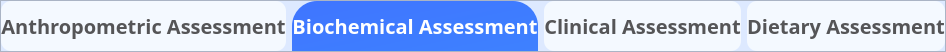
        <widget class="QFrame" name="frame_4">
         <property name="maximumSize">
          <size>
           <width>16777215</width>
           <height>50</height>
          </size>
         </property>
         <property name="styleSheet">
          <string notr="true">background-color: rgb(221, 233, 255);</string>
         </property>
         <property name="frameShape">
          <enum>QFrame::StyledPanel</enum>
         </property>
         <property name="frameShadow">
          <enum>QFrame::Raised</enum>
         </property>
         <layout class="QHBoxLayout" name="horizontalLayout_2">
          <property name="spacing">
           <number>6</number>
          </property>
          <property name="leftMargin">
           <number>0</number>
          </property>
          <property name="topMargin">
           <number>0</number>
          </property>
          <property name="rightMargin">
           <number>0</number>
          </property>
          <property name="bottomMargin">
           <number>0</number>
          </property>
          <item>
           <widget class="QPushButton" name="pushButton_6">
            <property name="minimumSize">
             <size>
              <width>0</width>
              <height>50</height>
             </size>
            </property>
            <property name="font">
             <font>
              <family>Bahnschrift Condensed</family>
              <pointsize>15</pointsize>
              <bold>true</bold>
             </font>
            </property>
            <property name="styleSheet">
             <string notr="true">QPushButton{
border-radius:10px;
background-color: rgb(244, 249, 255);
color: rgb(85, 85, 87);
}
QPushButton:hover{
	background-color: qlineargradient(spread:pad, x1:0, y1:0, x2:1, y2:1, stop:0 rgba(60, 160, 255, 255), stop:1 rgba(57, 179, 255, 255));
	color: rgb(255, 255, 255);
border-top-left-radius:25px;
border-top-right-radius:25px;
border-bottom-right-radius:0px;
border-bottom-left-radius:0px;
}
QPushButton:pressed{
	background-color: qlineargradient(spread:pad, x1:0, y1:0, x2:1, y2:1, stop:0 rgba(60, 160, 255, 255), stop:1 rgba(57, 179, 255, 255));
	color: rgb(255, 255, 255);
border-top-left-radius:25px;
border-top-right-radius:25px;
border-bottom-right-radius:0px;
border-bottom-left-radius:0px;
}</string>
            </property>
            <property name="text">
             <string>Anthropometric Assessment</string>
            </property>
           </widget>
          </item>
          <item>
           <widget class="QPushButton" name="pushButton_7">
            <property name="minimumSize">
             <size>
              <width>0</width>
              <height>50</height>
             </size>
            </property>
            <property name="font">
             <font>
              <family>Bahnschrift Condensed</family>
              <pointsize>15</pointsize>
              <bold>true</bold>
             </font>
            </property>
            <property name="styleSheet">
             <string notr="true">QPushButton{
background-color: qlineargradient(spread:pad, x1:0, y1:0, x2:1, y2:1, stop:0 rgba(63, 117, 255, 255), stop:1 rgba(62, 129, 255, 255));
color: rgb(255, 255, 255);
border-top-left-radius:25px;
border-top-right-radius:25px;
}</string>
            </property>
            <property name="text">
             <string>Biochemical Assessment</string>
            </property>
           </widget>
          </item>
          <item>
           <widget class="QPushButton" name="pushButton_8">
            <property name="minimumSize">
             <size>
              <width>0</width>
              <height>50</height>
             </size>
            </property>
            <property name="font">
             <font>
              <family>Bahnschrift Condensed</family>
              <pointsize>15</pointsize>
              <bold>true</bold>
             </font>
            </property>
            <property name="styleSheet">
             <string notr="true">QPushButton{
border-radius:10px;
background-color: rgb(244, 249, 255);
color: rgb(85, 85, 87);
}
QPushButton:hover{
	background-color: qlineargradient(spread:pad, x1:0, y1:0, x2:1, y2:1, stop:0 rgba(60, 160, 255, 255), stop:1 rgba(57, 179, 255, 255));
	color: rgb(255, 255, 255);
border-top-left-radius:25px;
border-top-right-radius:25px;
border-bottom-right-radius:0px;
border-bottom-left-radius:0px;
}
QPushButton:pressed{
	background-color: qlineargradient(spread:pad, x1:0, y1:0, x2:1, y2:1, stop:0 rgba(60, 160, 255, 255), stop:1 rgba(57, 179, 255, 255));
	color: rgb(255, 255, 255);
border-top-left-radius:25px;
border-top-right-radius:25px;
border-bottom-right-radius:0px;
border-bottom-left-radius:0px;
}</string>
            </property>
            <property name="text">
             <string>Clinical Assessment</string>
            </property>
           </widget>
          </item>
          <item>
           <widget class="QPushButton" name="pushButton_9">
            <property name="minimumSize">
             <size>
              <width>0</width>
              <height>50</height>
             </size>
            </property>
            <property name="font">
             <font>
              <family>Bahnschrift Condensed</family>
              <pointsize>15</pointsize>
              <bold>true</bold>
             </font>
            </property>
            <property name="styleSheet">
             <string notr="true">QPushButton{
border-radius:10px;
background-color: rgb(244, 249, 255);
color: rgb(85, 85, 87);
}
QPushButton:hover{
	background-color: qlineargradient(spread:pad, x1:0, y1:0, x2:1, y2:1, stop:0 rgba(58, 180, 255, 255), stop:1 rgba(56, 200, 255, 255));
	color: rgb(255, 255, 255);
border-top-left-radius:25px;
border-top-right-radius:25px;
border-bottom-right-radius:0px;
border-bottom-left-radius:0px;
}
QPushButton:pressed{
background-color: qlineargradient(spread:pad, x1:0, y1:0, x2:1, y2:1, stop:0 rgba(58, 180, 255, 255), stop:1 rgba(56, 200, 255, 255));
color: rgb(255, 255, 255);
border-top-left-radius:25px;
border-top-right-radius:25px;
border-bottom-right-radius:0px;
border-bottom-left-radius:0px;
}</string>
            </property>
            <property name="text">
             <string>Dietary Assessment</string>
            </property>
           </widget>
          </item>
         </layout>
        </widget>
